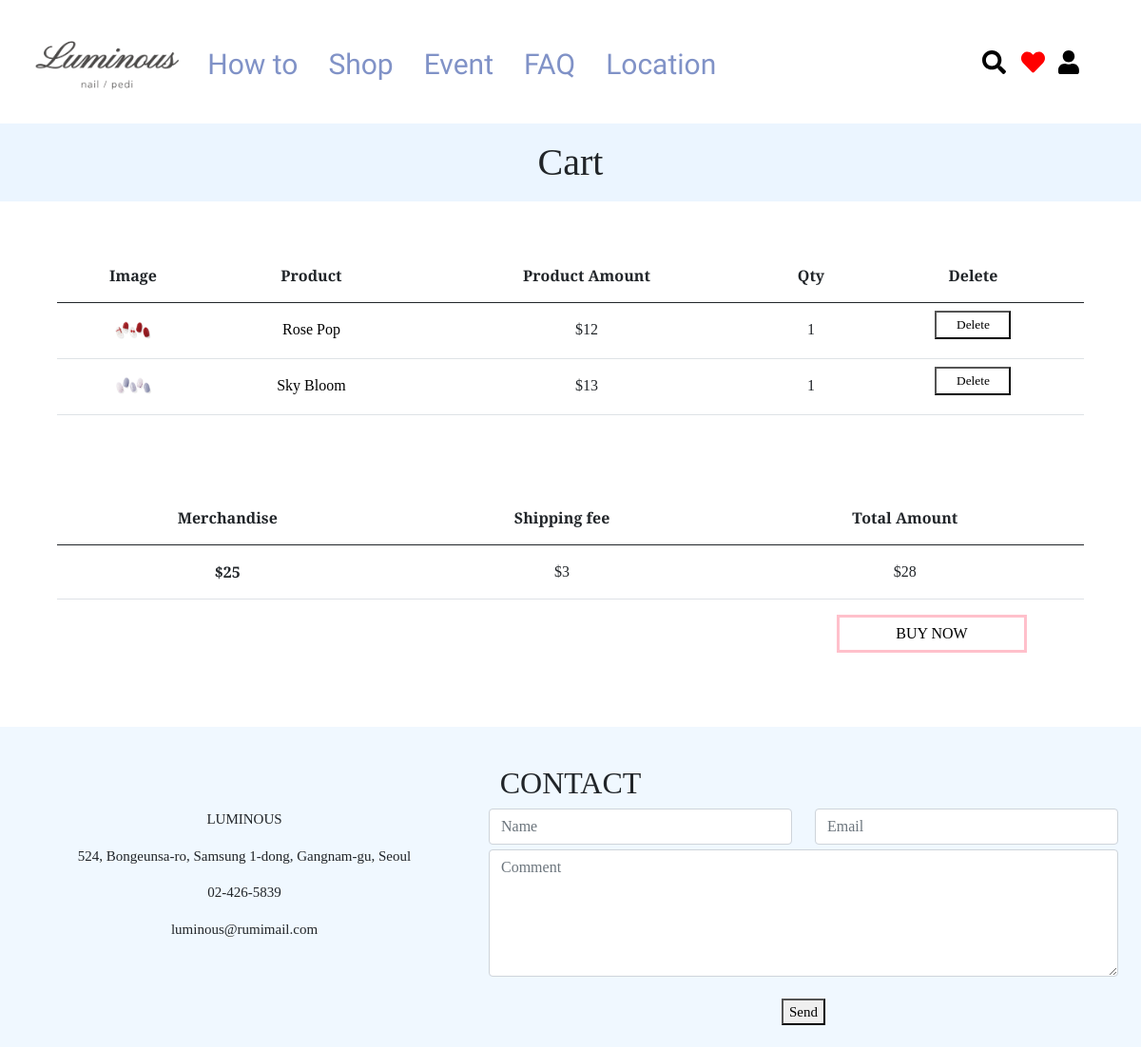
/page/cart/ (signed in), run on an earlier commit of the app's database.
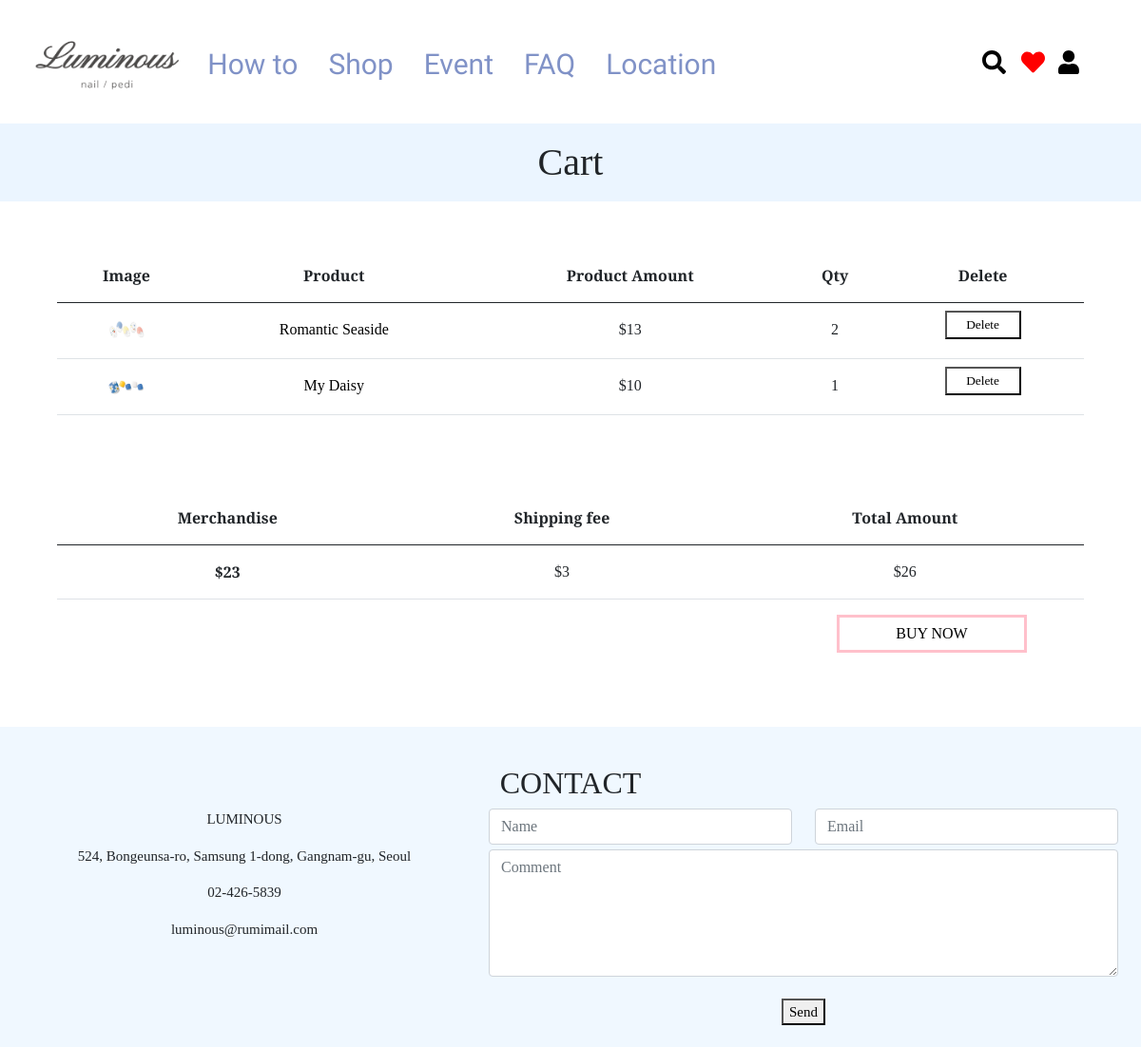
And on a later commit of the database.
### web/models.py (models this page shows, shortened)
class Cart(models.Model):
    userID = models.TextField()
    product = models.ForeignKey(Product, on_delete=models.CASCADE)
    quantity = models.IntegerField()

class Product(models.Model):
    title = models.CharField(max_length=100)
    content = models.TextField(blank=True, null=True)
    price = models.CharField(max_length=7)
    image = models.ImageField(upload_to='product')
    category = models.CharField(max_length=20)
    special = models.CharField(max_length=8, blank=True, null=True)

### web/views.py (the view)
# urls.py: path('cart/', views.cart, name='cart'),
def cart(request):
    userID = request.user.id
    results = Cart.objects.filter(userID__icontains=userID)
    subtotal = 0
    total = 0
    for result in results:
        subtotal += int(result.product.price)
    total = subtotal + 3
    context = {
        'products' : results,
        'subtotal' : subtotal,
        'total' : total
    }
    return render(request, 'page/cart.html', context)

### web/templates/page/cart.html (shortened to what this page needs)
{% extends 'page/base.html' %}
    {% load static %}
    {% block content %}
    <h1 style="padding:17px; background-color:#EBF5FF" id="head">Cart </h1>
    {% if products %}
    <div style="text-align: center; margin: 50px 60px 50px 60px;">
        <table class="table table-hover">
            <thead>
                <tr>
                    <th scope="col">Image</th>
                    <th scope="col">Product</th>
                    <th scope="col">Product Amount</th>
                    <th scope="col">Qty</th>
                    <th scope="col">Delete</th>
                </tr>
            </thead>
            <tbody>
                {% for item in products %}
                <tr class="table">
                    <th scope="row"><img src="{{ item.product.image.url }}" width="40" height="40" alt="nail"></th>
                    <td>
                        <a href="{% url 'detail' item.product.id %}" style="display: table; width: 100%;">
                            {{ item.product.title }}
                        </a>
                    </td>
                    <td id='price' value='{{ item.product.price }}'>${{ item.product.price }}</td>
                    <td>{{ item.quantity }}</td>
                    <td> <button class="delete"><a href="{% url 'cartremove' item.product.id %}" style="display: table; width: 100%;">Delete</a></button></td>
                </tr>
                {% endfor %}
            </tbody>
        </table>
    </div>
    <div style="text-align: center; margin: 80px 60px 30px 60px;">
        <table class="table table-hover">
            <thead>
                <tr>
                    <th scope="col">Merchandise</th>
                    <th scope="col">Shipping fee</th>
                    <th scope="col">Total Amount</th>
                </tr>
            </thead>
            <tbody>
                <tr class="table">
                    <th scope="row">${{ subtotal }}</th>
                    <td>$3</td>
                    <td>${{ total }}</td>
                </tr>
            </tbody>
        </table>
        <div id="button">
            <button id="buy">BUY NOW</button>
        </div>
    </div>
    {% else %}
    <p style="font-size:40px; text-align:center; margin-top: 50px; margin-bottom: 50px;">Nothing to show<br>Let's add one</p>
    {% endif %}
    {% endblock content %}

### web/templates/page/base.html (shortened to what this page needs)
{% load static %}
<!DOCTYPE html>
<html lang="en">
<head>
    <link href="https://cdn.jsdelivr.net/npm/bootstrap@5.0.0/dist/css/bootstrap.min.css" rel="stylesheet"
>
    <link rel="stylesheet" href="{% static 'page/css/base.css' %}">
</head>
<body>
    <nav>
        <div class="icons">
            <span class="dropdown">
                <a href="#" role="button" id="dropdownMenuLink" class="icon" data-bs-toggle="dropdown"
                    aria-expanded="false">
                    <i class="fas fa-search"></i>
                </a>
            </span>
            <a href="{% url 'like' %}" class="icon"><i class="fas fa-heart"></i></a>
            <span class="dropdown">
                <a href="#" role="button" id="dropdownMenuLink" class="icon" data-bs-toggle="dropdown"
                    aria-expanded="false">
                    <i class="fas fa-user"></i>
                </a>
            </span>
        </div>
        <ul class="nav">
            <a href="{% url 'main' %}"><img src="{% static 'page/img/logo.png' %}"></a>
            <li class="nav-item">
                <a class="nav-link" href="{% url 'howto' %}">How to</a>
            </li>
            <li class="nav-item dropdown">
                <a class="nav-link" href="#" data-bs-toggle="dropdown">Shop</a>
            </li>
            <li class="nav-item">
                <a class="nav-link" href="{% url 'event' %}">Event</a>
            </li>
            <li class="nav-item">
                <a class="nav-link" href="{% url 'faq' %}">FAQ</a>
            </li>
            <li class="nav-item">
                <a class="nav-link" href="{% url 'location' %}">Location</a>
            </li>
        </ul>
    </nav>
    {% block content %}
    {% endblock content %}
    <br><br>
    <footer class="container-fluid">
        <div style="padding-top:40px; text-align:center; font-size:15px">
            <div id="info" class="container-fluid">
                <h2 class="text-center">CONTACT</h2>
                <div class="row">
                    <div class="col-sm-5">
                        <p>LUMINOUS</p>
                        <p> 524, Bongeunsa-ro, Samsung 1-dong, Gangnam-gu, Seoul</p>
                        <p>02-426-5839</p>
                        <p>luminous@rumimail.com</p>
                    </div>
                    <div class="col-sm-7">
                        <form action="location.html" method="GET">
                            <div class="row">
                                <div class="col-sm-6 form-group">
                                    <input class="form-control" id="name" name="name" placeholder="Name" type="text"
                                        required>
                                </div>
                                <div class="col-sm-6 form-group">
                                    <input class="form-control" id="email" name="email" placeholder="Email" type="email"
                                        required>
                                </div>
                            </div>
                            <textarea class="form-control" id="comments" name="comments" placeholder="Comment" rows="5" style="margin-top: 5px;"></textarea><br>
                            <div class="row">
                                <div class="col-sm-12 form-group">
                                    <button onclick="alert('submit complete')" type="submit">Send</button>
                                </div>
                            </div>
                        </form>
                    </div>
                </div>
            </div>
            <br>
    </footer>
</body>
</html>

### web/static/page/css/base.css (style rules this page uses)
* { font-family: 'Playfair Display', serif; }
nav { margin: 15px; height: 100px; background-color: white; z-index: 10; }
nav img { width: auto; height: 100px; padding-left: 20px; padding-right: 10px; }
.nav-link { color: rgb(128, 146, 199); font-size: 30px; line-height: 90px; font-family: 'Playball', cursive; }
.icons { position: absolute; top: 3%; right: 5%; transform: translateY(40%); }
.icon { font-size: 25px; margin: 0px 5px; color: black; text-decoration: none; }
#head { text-align : center; }
.fa-heart { color: red; }
footer { background-color: aliceblue; }

### web/templates/page/cart.html (style rules this page uses)
#button { margin: 0px 60px 30px; text-align: right; }
#buy { background-color: white; color: black; padding: 5px; border: 3px solid pink; width: 200px; height: 40px; font-size: 12pt; }
table, td { line-height: 40px; }
.delete { background-color: white; width: 80px; height: 30px; font-size: 10pt; line-height: 20px; }
a, a:hover { text-decoration: none; color: black; }

What changed in the data, as far as the page shows it:
removed Cart: product.image (picture), product "Rose Pop", product.price "12", quantity "1"
removed Cart: product.image (picture), product "Sky Bloom", product.price "13", quantity "1"
added Cart: product.image (picture), product "Romantic Seaside", product.price "13", quantity "2"
added Cart: product.image (picture), product "My Daisy", product.price "10", quantity "1"
Also different on the page:
{{ subtotal }}: "25" → "23"
{{ total }}: "28" → "26"
